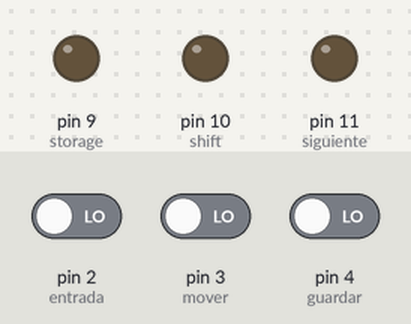
Bench run of a sketch on a simulated Arduino Uno, built with avr-gcc and run on an emulated ATmega328P. Parts: output pins drawn as LEDs (lit = HIGH). The test bench sets the inputs (shaded band); at power-on: pin 2 (entrada) LOW, pin 3 (mover) LOW, pin 4 (guardar) LOW. Pins used as bus, display or sensor lines are not drawn.

Above: at 1.2 s.
1.3 s: pin 2 (entrada) driven HIGH
At 1.8 s:
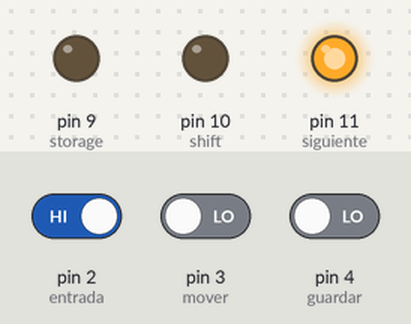
2.8 s: pin 3 (mover) driven HIGH
At 4.0 s:
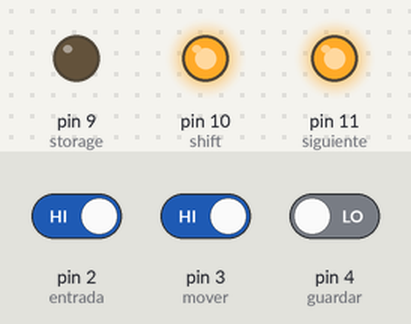
4.3 s: pin 4 (guardar) driven HIGH
At 5.3 s:
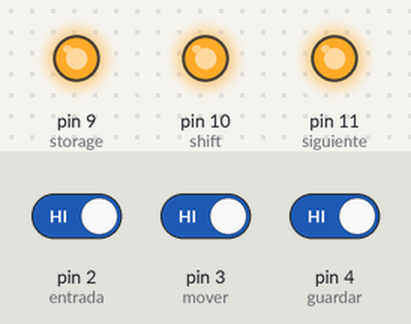
5.8 s: pin 2 (entrada) driven LOW
At 6.4 s:
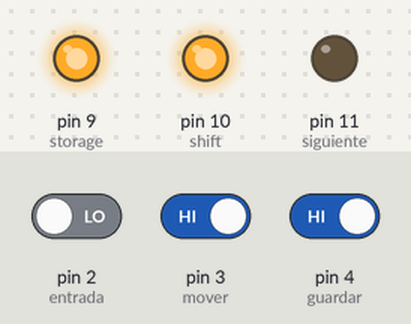
7.3 s: pin 3 (mover) driven LOW
At 8.5 s:
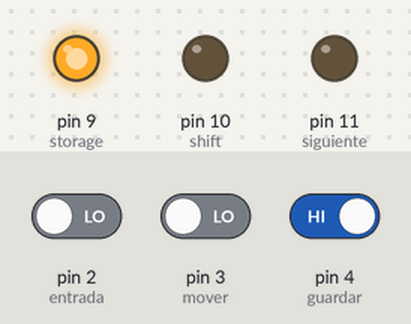
8.8 s: pin 2 (entrada) driven HIGH
At 9.9 s:
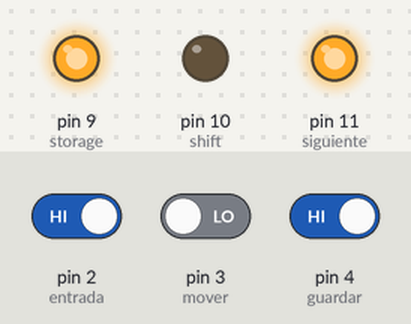
Timing chart, 0 to 11.3 s (numbered marks = the images above; inputs shaded):
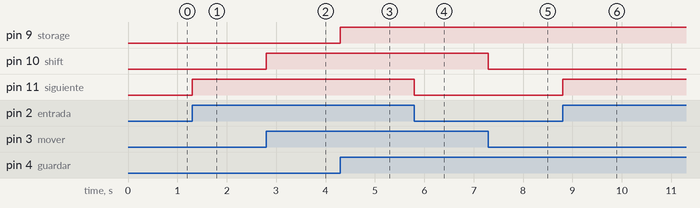

The sketch:

_595.ino
```cpp
int reset = 13;
int oe = 12;
int siguiente = 11;
int shift = 10;
int storage = 9;
int guardar = 4;
int mover = 3;
int entrada = 2;
void setup() {
  // put your setup code here, to run once:
  pinMode(reset, OUTPUT);
  pinMode(oe, OUTPUT);
  pinMode(siguiente, OUTPUT);
  pinMode(shift, OUTPUT);
  pinMode(storage, OUTPUT);
  pinMode(guardar, INPUT);
  pinMode(mover, INPUT);
  pinMode(entrada, INPUT);
  digitalWrite(reset, HIGH);
  digitalWrite(oe, LOW);
}

void loop() {
  // put your main code here, to run repeatedly:
  digitalWrite(storage, digitalRead(guardar));
  digitalWrite(shift, digitalRead(mover));
  digitalWrite(siguiente, digitalRead(entrada));
}
```

Measured:
- after the input at 1.3 s, pin 11 (siguiente): LOW → HIGH at once
- after the input at 2.8 s, pin 10 (shift): LOW → HIGH at once
- after the input at 4.3 s, pin 9 (storage): LOW → HIGH at once
- after the input at 5.8 s, pin 11 (siguiente): HIGH → LOW at once
- after the input at 7.3 s, pin 10 (shift): HIGH → LOW at once
- after the input at 8.8 s, pin 11 (siguiente): LOW → HIGH at once
